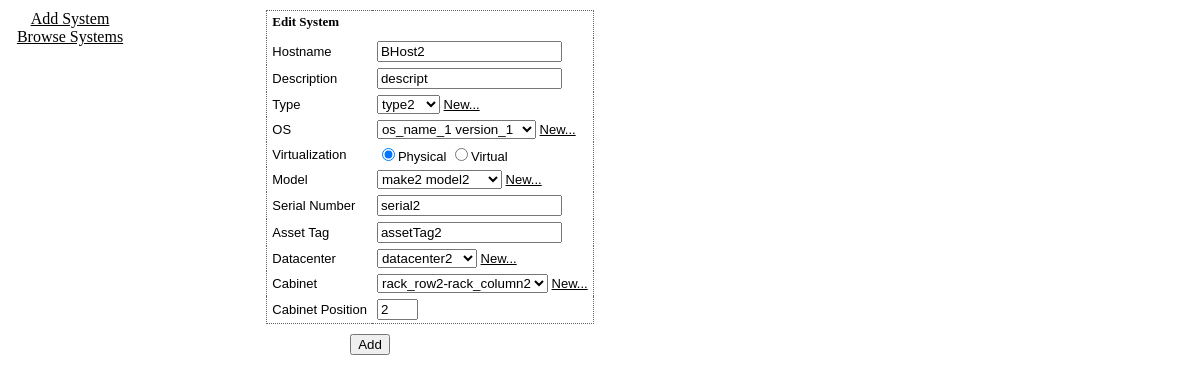
Page /editsystem.php?hostname=BHost2 on the earlier database version.
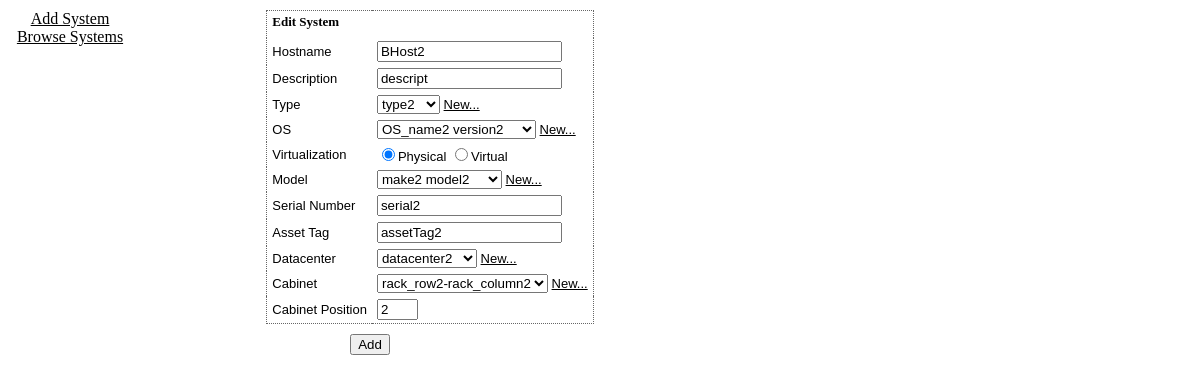
Same page on the later database version.
### tables this page shows
CREATE TABLE `systems` (
`hostname` VARCHAR(20) NOT NULL,
`description` VARCHAR(20),
`type` VARCHAR(20) NOT NULL,
`os_id` INT NOT NULL,
PRIMARY KEY (`hostname`)
);

CREATE TABLE `physical_systems` (
`hostname` VARCHAR(20) NOT NULL,
`serial_number` VARCHAR(20),
`cabinet_id` INT NOT NULL,
`cabinet_position` INT,
`model_id` INT NOT NULL,
`asset_tag` VARCHAR(20),
PRIMARY KEY (`hostname`)
);

CREATE TABLE `cabinets` (
`id` INT NOT NULL AUTO_INCREMENT,
`row` VARCHAR(20) NOT NULL,
`column` VARCHAR(20) NOT NULL,
`datacenter_name` VARCHAR(20) NOT NULL,
PRIMARY KEY (`id`)
);

### editsystem.php (the view, shortened to what this page needs)
<?php
include("include/utils.inc");
if (isset($_REQUEST["hostname"]))
    $hostname = $_REQUEST["hostname"];
else
    die("Hostname required.");
$query = sprintf("SELECT * FROM systems WHERE hostname='%s'", mysql_real_escape_string($hostname));
$result = mysql_query($query);
if (!$row = mysql_fetch_assoc($result))
    die("Invalid hostname.");
$description = $row["description"];
$descriptionerror = "";
$type = $row["type"];
$os = $row["os_id"];
$osname = "";
$osversion = "";
$query = sprintf("SELECT * FROM physical_systems INNER JOIN cabinets ON physical_systems.cabinet_id=cabinets.id WHERE hostname='%s'", mysql_real_escape_string($hostname));
$result = mysql_query($query);
if (!$row = mysql_fetch_assoc($result)) {
    $query = sprintf("SELECT * FROM virtual_systems WHERE hostname='%s'", mysql_real_escape_string($hostname));
    $result = mysql_query($query);
    if (!$row = mysql_fetch_assoc($result))
        die("Invalid virtualization type.");
    $virtualization = "virtual";
} else
    $virtualization = "physical";
$serialnumber = "";
$serialnumbererror = "";
$assettag = "";
$assettagerror = "";
$model = "";
$modelmake = "";
$modelmodel = "";
$modelheight = "";
$modelerror = "";
$datacenter = "";
$datacentername = "";
$datacenteraddress = "";
$datacentererror = "";
$cabinet = "";
$cabinetrow = "";
$cabinetcolumn = "";
$cabineterror = "";
$cabinetposition = "";
$cabinetpositionerror = "";
$host = "";
$hosterror = "";
if ($virtualization == "physical") {
    $serialnumber = $row["serial_number"];
    $assettag = $row["asset_tag"];
    $model = $row["model_id"];
    $datacenter = $row["datacenter_name"];
    $cabinet = $row["cabinet_id"];
    $cabinetposition = $row["cabinet_position"];
} else {
    $host = $row["physical_system_hostname"];
}
include("include/header.inc");
?>
<form method="post" action="editsystem.php">
    <table id="formtable" class="formtable">
        <tr><td colspan="2"><div class="formtitle">Edit System</div></td></tr>
        <tr>
            <td>Hostname</td>
            <td><input type="text" name="hostname" value="<?php echo $hostname ?>" readonly="readonly" /></td>
        </tr>
        <tr>
            <td>Description</td>
            <td><input type="text" name="description" value="<?php echo $description ?>" /> <?php echo $descriptionerror ?></td>
        </tr>
        <tr>
            <td>Type</td>
            <td id="typetd">
                <?php
                $types = gettypes();
                if (count($types) == 0 || (!in_array($type, $types) && strlen($type) != 0)) {
                    echo "<input type=\"text\" name=\"type\" value=\"$type\" />\n";
                } else {
                    echo "<select name=\"type\">\n";
                    foreach ($types as $t) {
                        echo "<option" . ($type == $t ? " selected=\"selected\"" : "") . ">$t</option>\n";
                    }
                    echo "</select>\n";
                    echo "<a id=\"addtype\" href=\"javascript:void(0)\">New...</a>\n";
                }
                ?>
            </td>
        </tr>
        <tr>
            <td>OS</td>
            <td id="ostd">
                <?php
                $oses = getoses();
                if (count($oses) == 0 || strlen($osname) != 0 || strlen($osversion) != 0) {
                    echo "Name <input type=\"text\" size=\"14\" name=\"osname\" value=\"$osname\" />\n";
                    echo "Version <input type=\"text\" size=\"5\" name=\"osversion\" value=\"$osversion\" />\n";
                } else {
                    echo "<select name=\"os\">\n";
                    foreach ($oses as $osid => $o) {
                        echo "<option" . ($os == $osid ? " selected=\"selected\"" : "") . " value=\"$osid\">$o</option>\n";
                    }
                    echo "</select>\n";
                    echo "<a id=\"addos\" href=\"javascript:void(0);\">New...</a>\n";
                }
                ?>
            </td>
        </tr>
        <tr>
            <td>Virtualization</td>
            <td>
                <input id="physical" type="radio" name="virtualization" value="physical" <?php if ($virtualization == "physical") echo "checked=\"checked\"" ?>>Physical</input>
                <input id="virtual" type="radio" name="virtualization" value="virtual" <?php if ($virtualization == "virtual") echo "checked=\"checked\"" ?>>Virtual</input>
            </td>
        </tr>
        <?php
        if ($virtualization == "physical")
            echo getphysicalhtml($serialnumber, $serialnumbererror, $assettag, $assettagerror, $model, $modelmake, $modelmodel, $modelheight, $modelerror, $datacenter, $datacentername, $datacenteraddress, $datacentererror, $cabinet, $cabinetrow, $cabinetcolumn, $cabineterror, $cabinetposition, $cabinetpositionerror);
        else if ($virtualization == "virtual")
            echo getvirtualhtml($host, $hosterror);
        ?>
    </table>
    <div class="formsubmit">
        <input type="submit" value="Add" />
    </div>
</form>
<?php include("include/footer.inc"); ?>

### include/header.inc (shortened to what this page needs)
<!DOCTYPE html PUBLIC "-//W3C//DTD XHTML 1.1//EN"
    "http://www.w3.org/TR/xhtml11/DTD/xhtml11.dtd">
<html xmlns="http://www.w3.org/1999/xhtml">
    <head>
        <link href="include/master.css" rel="stylesheet" type="text/css" />
    </head>
    <body>
        <div id="container">
            <span id="menu">
                <a href="addsystem.php">Add System</a><br />
                <a href= "browsesystem.php">Browse Systems</a><br>
          </span>
            <div id="content">

### include/utils.inc (shortened to what this page needs)
<?php
function gettypes() {
    $result = mysql_query("SELECT type FROM types");
    $types = array();
    while ($row = mysql_fetch_assoc($result))
        $types[] = $row["type"];
    return $types;
}
function getoses() {
    $result = mysql_query("SELECT * FROM operating_systems");
    $oses = array();
    while ($row = mysql_fetch_assoc($result))
        $oses[$row["id"]] = $row["name"] . " " . $row["version"];
    return $oses;
}
function getmodels() {
    $result = mysql_query("SELECT * FROM models");
    $models = array();
    while ($row = mysql_fetch_assoc($result))
        $models[$row["id"]] = $row["make"] . " " . $row["model"];
    return $models;
}
function getdatacenters() {
    $result = mysql_query("SELECT name FROM datacenter");
    $datacenters = array();
    while ($row = mysql_fetch_assoc($result))
        $datacenters[] = $row["name"];
    return $datacenters;
}
function getcabinets($datacenter) {
    $query = sprintf("SELECT * FROM cabinets WHERE datacenter_name='%s'", mysql_real_escape_string($datacenter));
    $result = mysql_query($query);
    $cabinets = array();
    while ($row = mysql_fetch_assoc($result))
        $cabinets[$row["id"]] = $row["row"] . "-" . $row["column"];
    return $cabinets;
}
function getphysicalhtml($serialnumber = "", $serialnumbererror = "", $assettag = "", $assettagerror = "", $model = "", $modelmake = "", $modelmodel = "", $modelheight = 0, $modelerror = "", $datacenter = "", $datacentername = "", $datacenteraddress = "", $datacentererror = "", $cabinet = "", $cabinetrow = "", $cabinetcolumn = "", $cabineterror = "", $cabinetposition = 0, $cabinetpositionerror = "") {
    $html = "
        <tr class=\"systemdetails\">
            <td>Model</td>
            <td id=\"modeltd\">";
    $models = getmodels();
    if (count($models) == 0 || strlen($modelmake) != 0 || strlen($modelmodel) != 0) {
        $html .= "Make <input type=\"text\" size=\"10\" name=\"modelmake\" value=\"$modelmake\" />\n";
        $html .= "Model <input type=\"text\" size=\"10\" name=\"modelmodel\" value=\"$modelmodel\" />\n";
        $html .= "Height <input type=\"text\" size=\"2\" name=\"modelheight\" value=\"$modelheight\" />\n";
    } else {
        $html .= "<select name=\"model\">\n";
        foreach ($models as $modelid => $m)
            $html .= "<option" . ($model == $modelid ? " selected=\"selected\"" : "") . " value=\"$modelid\">$m</option>\n";
        $html .= "</select>\n";
        $html .= "<a id=\"addmodel\" href=\"javascript:void(0);\">New...</a>\n";
    }
    $html .= "
                $modelerror
            </td>
        </tr>
        <tr class=\"systemdetails\">
            <td>Serial Number</td>
            <td><input type=\"text\" name=\"serialnumber\" value=\"$serialnumber\"> $serialnumbererror</td>
        </tr>
        <tr class=\"systemdetails\">
            <td>Asset Tag</td>
            <td><input type=\"text\" name=\"assettag\" value=\"$assettag\"> $assettagerror</td>
        </tr>
        <tr class=\"systemdetails\">
            <td>Datacenter</td>
            <td id=\"datacentertd\">";
    $datacenters = getdatacenters();
    if (count($datacenters) == 0 || strlen($datacentername) != 0 || strlen($datacenteraddress) != 0) {
        $html .= "Name <input type=\"text\" size=\"10\" name=\"datacentername\" value=\"$datacentername\" >\n";
        $html .= "Address <input type=\"text\" size=\"20\" name=\"datacenteraddress\" value=\"$datacenteraddress\" >\n";
    } else {
        $html .= "<select id=\"datacenterselect\" name=\"datacenter\">\n";
        foreach ($datacenters as $d)
            $html .= "<option" . ($datacenter == $d ? " selected=\"selected\"" : "") . ">$d</option>\n";
        $html .= "</select>\n";
        $html .= "<a id=\"adddatacenter\" href=\"javascript:void(0);\">New...</a>\n";
    }
    $html .= "
                $datacentererror
            </td>
        </tr>
        <tr class=\"systemdetails\">
            <td>Cabinet</td>
            <td id=\"cabinettd\">";
    $html .= getcabinetshtml($datacenter, $cabinet, $cabinetrow, $cabinetcolumn, $cabineterror);
    $html .= "
            </td>
        </tr>
        <tr class=\"systemdetails\">
            <td>Cabinet Position</td>
            <td><input type=\"text\" size=\"2\" name=\"cabinetposition\" value=\"$cabinetposition\"> $cabinetpositionerror</td>
        </tr>";
    return $html;
}
function getcabinetshtml($datacenter, $cabinet = "", $cabinetrow = "", $cabinetcolumn = "", $cabineterror = "") {
    $html = "";
    $cabinets = getcabinets($datacenter);
    if (count($cabinets) == 0 || strlen($cabinetrow) != 0 || strlen($cabinetcolumn) != 0) {
        $html .= "Row <input type=\"text\" size=\"2\" name=\"cabinetrow\" value=\"$cabinetrow\" >\n";
        $html .= "Column <input type=\"text\" size=\"2\" name=\"cabinetcolumn\" value=\"$cabinetcolumn\" >\n";
    } else {
        $html .= "<select name=\"cabinet\">\n";
        foreach ($cabinets as $cabinetid => $c)
            $html .= "<option" . ($cabinet == $cabinetid ? " selected=\"selected\"" : "") . " value=\"$cabinetid\">$c</option>\n";
        $html .= "</select>\n";
        $html .= "<a id=\"addcabinet\" href=\"javascript:void(0);\">New...</a>\n";
    }
    $html .= "$cabineterror\n";
    return $html;
}
?>

### include/footer.inc
            </div>
        </div>
    </body>
</html>

### include/master.css (style rules this page uses)
body { font-family: Verdana, sans-serif; font-size: small; margin: 10px; }
#container { width: 720px; }
a { color: #000000; }
form { margin: 0px; }
.formtable { border: 1px dotted #666666; margin: auto auto 10px auto; border-collapse: collapse; }
.formtable td { padding: 3px 5px 3px 5px; }
.formtitle { font-family: Georgia, serif; font-weight: bold; margin-bottom: 5px; }
.formsubmit { text-align: center; }
#menu { float: left; width: 120px; text-align: center; font-family: Georgia, serif; font-size: medium; }

Differences in the rows shown:
changed systems "descript": os "os_name_1 version_1" → "OS_name2 version2"
